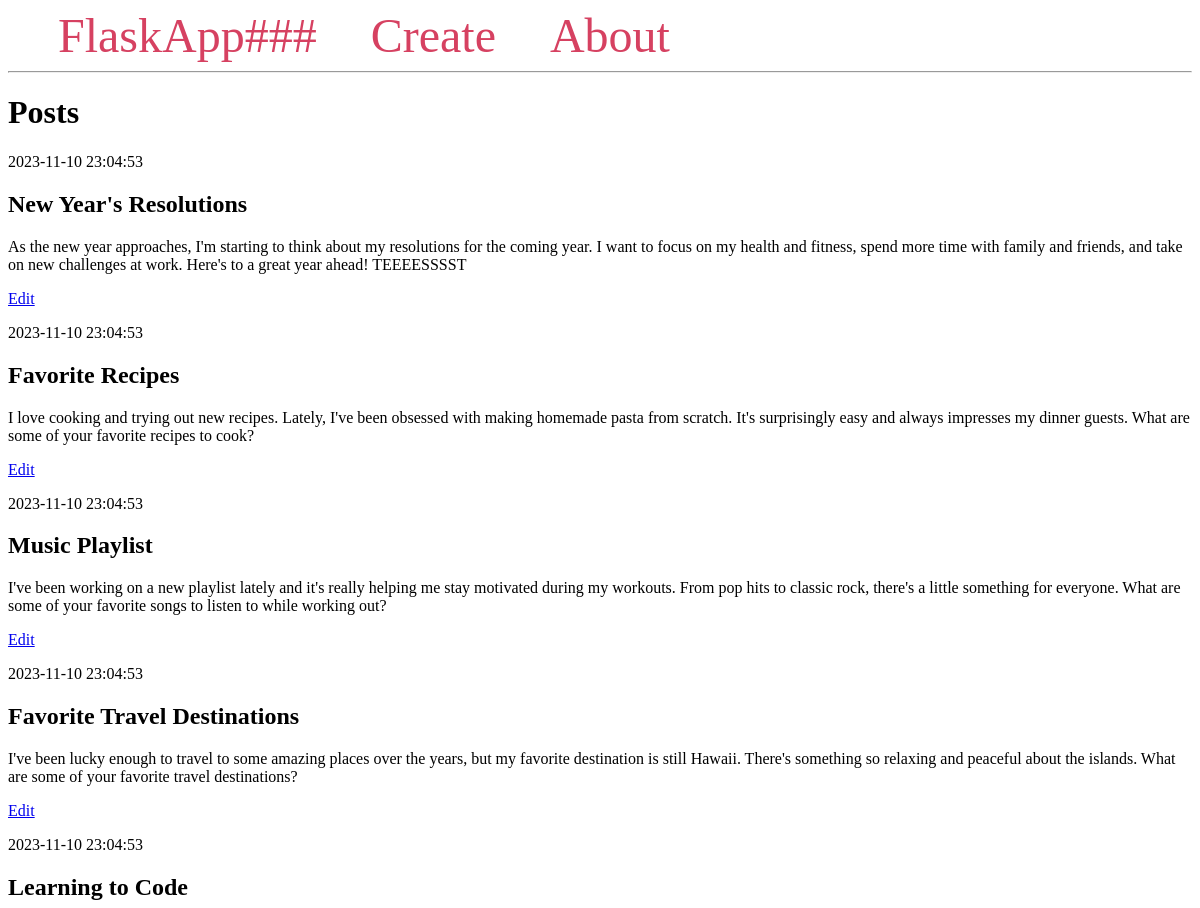
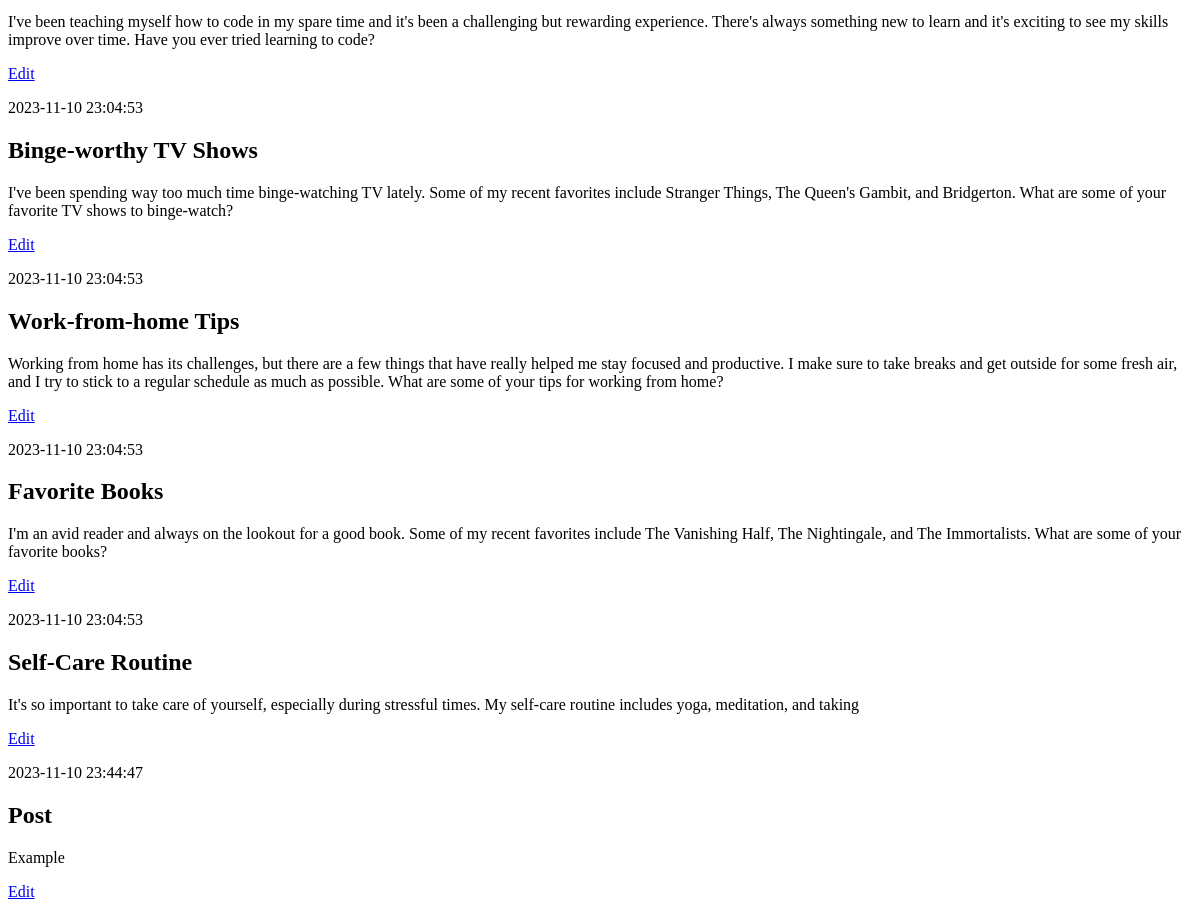
The page / on the database its author committed (2 pictures, top to bottom).
### tables this page shows
CREATE TABLE posts (
    id INTEGER PRIMARY KEY AUTOINCREMENT,
    created TIMESTAMP NOT NULL DEFAULT CURRENT_TIMESTAMP,
    title TEXT NOT NULL,
    content TEXT NOT NULL
);

### app.py (the view)
@app.route('/')
def index():
    conn = get_db_connection()
    query = 'SELECT * FROM posts'
    posts = conn.execute(query).fetchall()
    conn.close()
    return render_template('index.html', posts=posts)

### app.py (called while the page is built)
def get_db_connection():
    conn = sqlite3.connect('database.db')
    conn.row_factory = sqlite3.Row
    return conn

### templates/index.html
{% extends 'base.html' %}
{% block content %}
    <h1>{% block title %} Posts {% endblock %}</h1>
    {% for post in posts%}
        <div>
                <p> {{ post['created'] }}</p>
                <h2>{{ post['title'] }}</h2>
                <p> {{ post['content'] }}</p>
                <a href="{{ url_for('edit', id=post['id']) }}">Edit</a>
        </div>
    {% endfor %}
{% endblock%}

### templates/base.html (shortened to what this page needs)
<!DOCTYPE html>
<html lang="en">
<head>
</head>
<body>
    <nav>
        <a href="{{ url_for('index') }}">FlaskApp###</a>
        <a href="{{ url_for('create') }}">Create</a>
        <a href="#">About</a>
    </nav>
    <hr>
    <div class="content">
        {% block content %} {% endblock %}
    </div>
</body>
</html>

### templates/base.html (style rules this page uses)
nav a { color: #d64161; font-size: 3em; margin-left: 50px; text-decoration: none; }

### rows shown on the page
posts: created "2023-11-10 23:04:53", title "New Year's Resolutions", content "As the new year approaches, I'm starting to think about my resolutions for the coming year. I want to focus on my health and fitness, spend more time with family and friends, and take on new challenges at work. Here's to a great year ahead! TEEEESSSST"
posts: created "2023-11-10 23:04:53", title "Favorite Recipes", content "I love cooking and trying out new recipes. Lately, I've been obsessed with making homemade pasta from scratch. It's surprisingly easy and always impresses my dinner guests. What are some of your favorite recipes to cook?"
posts: created "2023-11-10 23:04:53", title "Music Playlist", content "I've been working on a new playlist lately and it's really helping me stay motivated during my workouts. From pop hits to classic rock, there's a little something for everyone. What are some of your favorite songs to listen to while working out?"
posts: created "2023-11-10 23:04:53", title "Favorite Travel Destinations", content "I've been lucky enough to travel to some amazing places over the years, but my favorite destination is still Hawaii. There's something so relaxing and peaceful about the islands. What are some of your favorite travel destinations?"
posts: created "2023-11-10 23:04:53", title "Learning to Code", content "I've been teaching myself how to code in my spare time and it's been a challenging but rewarding experience. There's always something new to learn and it's exciting to see my skills improve over time. Have you ever tried learning to code?"
posts: created "2023-11-10 23:04:53", title "Binge-worthy TV Shows", content "I've been spending way too much time binge-watching TV lately. Some of my recent favorites include Stranger Things, The Queen's Gambit, and Bridgerton. What are some of your favorite TV shows to binge-watch?"
posts: created "2023-11-10 23:04:53", title "Work-from-home Tips", content "Working from home has its challenges, but there are a few things that have really helped me stay focused and productive. I make sure to take breaks and get outside for some fresh air, and I try to stick to a regular schedule as much as possible. What are some of your tips for working from home?"
posts: created "2023-11-10 23:04:53", title "Favorite Books", content "I'm an avid reader and always on the lookout for a good book. Some of my recent favorites include The Vanishing Half, The Nightingale, and The Immortalists. What are some of your favorite books?"
posts: created "2023-11-10 23:04:53", title "Self-Care Routine", content "It's so important to take care of yourself, especially during stressful times. My self-care routine includes yoga, meditation, and taking"
posts: created "2023-11-10 23:44:47", title "Post", content "Example"
